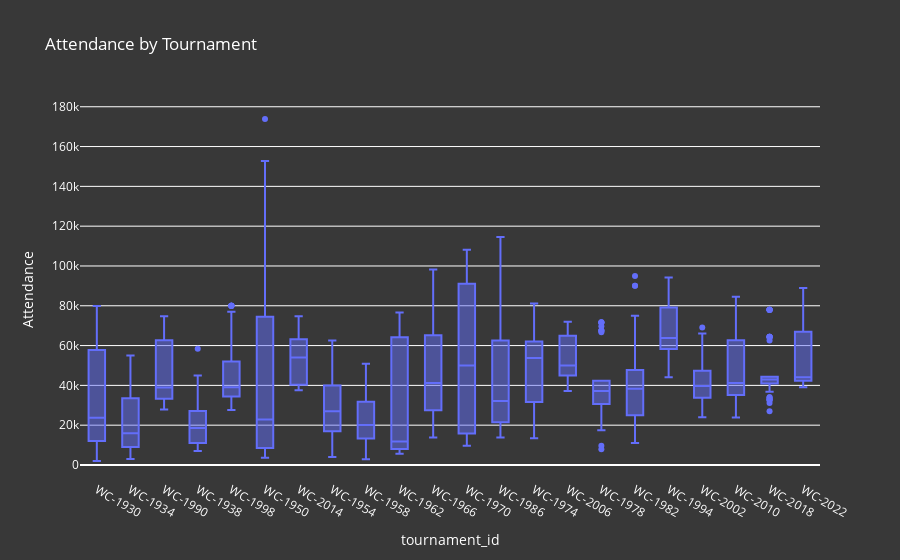

Write notebook code for a chart like this one.
### Markdown cell above
### Attendece distribution using boxplot

### Code cell
fig = px.box(matches, x='tournament_id', y='Attendance', title='Attendance by Tournament')
fig.update_layout(**layout_options)
fig.show()

### Figure 1 — Plotly figure (JSON) as saved in the notebook; plotly's stock layout.template omitted (floating-point values rounded to 4 significant figures; data arrays with more than 128 entries replaced by an {"elided": "..."} marker saying what was removed)
{"data": [{"alignmentgroup": "True", "hovertemplate": "tournament_id=%{x}<br>Attendance=%{y}<extra></extra>", "legendgroup": "", "marker": {"color": "#636efa"}, "name": "", "notched": false, "offsetgroup": "", "orientation": "v", "showlegend": false, "type": "box", "x": {"elided": "964 str values"}, "x0": " ", "xaxis": "x", "y": {"elided": "964 int values"}, "y0": " ", "yaxis": "y"}], "layout": {"boxmode": "group", "legend": {"font": {"color": "white"}, "tracegroupgap": 0}, "paper_bgcolor": "#383838", "plot_bgcolor": "#383838", "title": {"font": {"color": "white"}, "text": "Attendance by Tournament"}, "xaxis": {"anchor": "y", "color": "white", "domain": [0, 1], "title": {"text": "tournament_id"}}, "yaxis": {"anchor": "x", "color": "white", "domain": [0, 1], "title": {"text": "Attendance"}}}}
